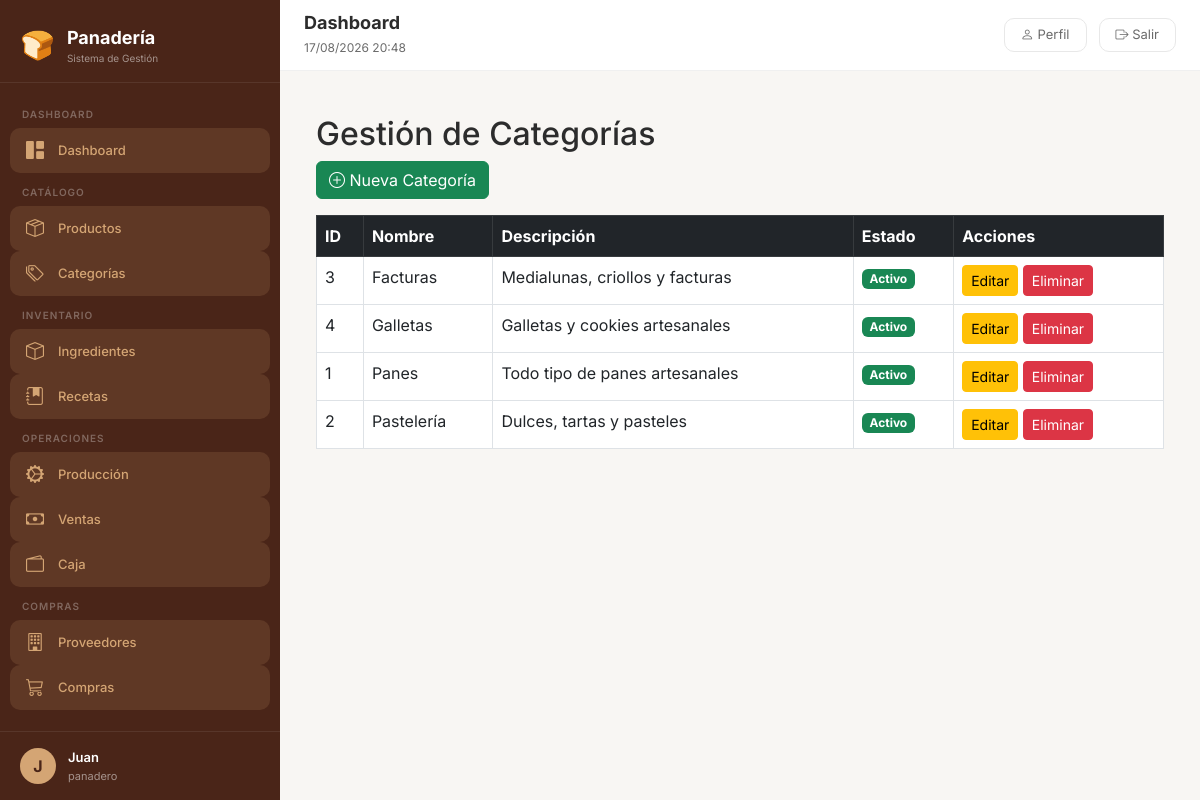
Screenshot of /index.php?modulo=categorias&accion=index (signed in) with the database file from the repository.
### tables this page shows
CREATE TABLE `categorias` (
  `id` int(11) NOT NULL,
  `nombre` varchar(100) NOT NULL,
  `descripcion` text DEFAULT NULL,
  `activo` tinyint(1) DEFAULT 1,
  `created_at` timestamp NOT NULL DEFAULT current_timestamp()
);

### controllers/CategoriasController.php (called while the page is built, shortened)
<?php
require_once __DIR__ . '/../models/Categoria.php';
require_once __DIR__ . '/../includes/funciones.php';
class CategoriasController {
    private $modelo;
    public function __construct() {
        $this->modelo = new Categoria();
    }
    public function index() {
        $categorias = $this->modelo->obtenerTodos(false);
        include 'includes/header.php';
        include 'views/categorias/index.php';
        include 'includes/footer.php';
    }
}
?>

### includes/funciones.php (called while the page is built, shortened)
<?php
function tieneRol($rolNombre) {
    return isset($_SESSION['rol']) && $_SESSION['rol'] === $rolNombre;
}
function esAdmin() {
    return tieneRol('admin');
}
?>

### config/database.php (called while the page is built, shortened)
<?php
function conectarDB() {
    try {
        $pdo = new PDO("mysql:host=" . DB_HOST . ";dbname=" . DB_NAME . ";charset=utf8", DB_USER, DB_PASS);
        $pdo->setAttribute(PDO::ATTR_ERRMODE, PDO::ERRMODE_EXCEPTION);
        return $pdo;
    } catch (PDOException $e) {
        die("Error de conexión: " . $e->getMessage());
    }
}
?>

### models/categoria.php (called while the page is built, shortened)
<?php
require_once __DIR__ . '/../config/database.php';
class Categoria {
    private $pdo;
    public function __construct() {
        $this->pdo = conectarDB();
    }
    public function obtenerTodos($activos = true) {
        $sql = "SELECT * FROM categorias";
        $sql .= " ORDER BY nombre";
        $stmt = $this->pdo->query($sql);
        return $stmt->fetchAll(PDO::FETCH_ASSOC);
    }
}
?>

### views/categorias/index.php (the view, shortened to what this page needs)
<div class="container mt-4">
    <h2>Gestión de Categorías</h2>
    <?php if (esAdmin() || tieneRol('panadero')): ?>
        <a href="index.php?modulo=categorias&accion=crear" class="btn btn-success mb-3">
            <i class="bi bi-plus-circle"></i> Nueva Categoría
        </a>
    <?php endif; ?>
    <div class="table-responsive">
        <table class="table table-bordered table-hover">
            <thead class="table-dark">
                <tr>
                    <th>ID</th>
                    <th>Nombre</th>
                    <th>Descripción</th>
                    <th>Estado</th>
                    <th>Acciones</th>
                </tr>
            </thead>
            <tbody>
                <?php if (empty($categorias)): ?>
                    <tr><td colspan="5" class="text-center">No hay categorías registradas.</td></tr>
                <?php else: ?>
                    <?php foreach ($categorias as $categoria): ?>
                        <tr>
                            <td><?= $categoria['id'] ?></td>
                            <td><?= htmlspecialchars($categoria['nombre']) ?></td>
                            <td><?= htmlspecialchars($categoria['descripcion']) ?></td>
                            <td>
                                <span class="badge <?= $categoria['activo'] ? 'bg-success' : 'bg-danger' ?>">
                                    <?= $categoria['activo'] ? 'Activo' : 'Inactivo' ?>
                                </span>
                            </td>
                            <td>
                                <?php if (esAdmin() || tieneRol('panadero')): ?>
                                    <a href="index.php?modulo=categorias&accion=editar&id=<?= $categoria['id'] ?>" class="btn btn-sm btn-warning">Editar</a>
                                    <a href="index.php?modulo=categorias&accion=eliminar&id=<?= $categoria['id'] ?>" class="btn btn-sm btn-danger" onclick="return confirm('¿Eliminar esta categoría?')">Eliminar</a>
                                <?php else: ?>
                                    <span class="text-muted">Solo lectura</span>
                                <?php endif; ?>
                            </td>
                        </tr>
                    <?php endforeach; ?>
                <?php endif; ?>
            </tbody>
        </table>
    </div>
</div>

### assets/css/estilo.css (style rules this page uses)
:root { --primary: #6C3A2A; --primary-dark: #4A2518; --primary-light: #8B5A4A; --secondary: #D4A574; --accent: #E8C99B; --success: #2D8B46; --warning: #E8A838; --danger: #C0392B; --info: #2D7D8B; --bg-light: #F8F6F3; --bg-white: #FFFFFF; --text-dark: #2C2C2C; --text-gray: #6B6B6B; --text-light: #A8A8A8; --shadow: 0 4px 20px rgba(0, 0, 0, 0.08); --shadow-hover: 0 8px 30px rgba(0, 0, 0, 0.15); --radius: 16px; --radius-sm: 10px; --transition: all 0.3s cubic-bezier(0.4, 0, 0.2, 1); }
* { margin: 0; padding: 0; box-sizing: border-box; }
body { font-family: 'Inter', sans-serif; background: var(--bg-light); color: var(--text-dark); min-height: 100vh; display: flex; margin: 0; }

### rows the page displays
categorias: id "3", nombre "Facturas", descripcion "Medialunas, criollos y facturas", activo "Activo"
categorias: id "4", nombre "Galletas", descripcion "Galletas y cookies artesanales", activo "Activo"
categorias: id "1", nombre "Panes", descripcion "Todo tipo de panes artesanales", activo "Activo"
categorias: id "2", nombre "Pastelería", descripcion "Dulces, tartas y pasteles", activo "Activo"

### other values shown
substr($_SESSION['usuario_nombre'] ?? 'U', 0, 1) "J"
$_SESSION['usuario_nombre'] "Juan"
$_SESSION['rol'] "panadero"
$titulos[$modulo_actual] "Dashboard"
